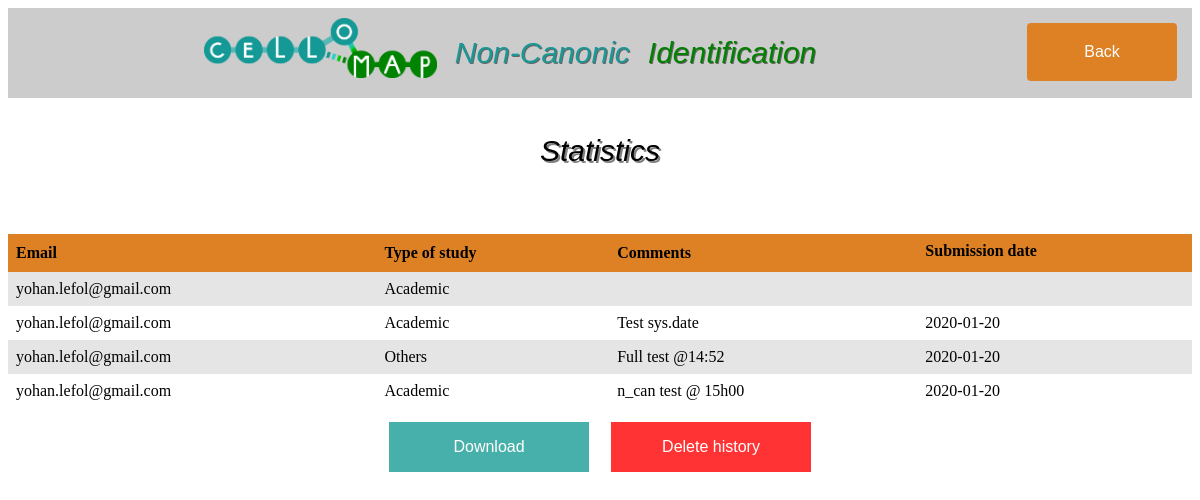
The app's page /inserm/stats.php (signed in) with its own data.
### tables this page shows
CREATE TABLE `questionnaire` (
  `Email` varchar(150) NOT NULL,
  `Type_of_Study` varchar(50) NOT NULL,
  `Comments` varchar(300) NOT NULL,
  `submit_date` date DEFAULT NULL
);

### inserm/stats.php (the view, shortened to what this page needs)
<!DOCTYPE html >
<html lang="fr">
<head>
<link rel="stylesheet" href="css/style_fac.css" />
</head>
<body>
<div class="header">
	<table align="center">
		<tr>
			<td><a href="http://www.cellomet.com"> <img style="width: 233px" src="images/logo_app.svg"></a></td>
			<td><label id="p02">Non-Canonic </label></td> <td><label id="p01"> Identification</label> </td>
		<form>
			<button title="Only for database administration" class="buttonBack" type="button" onclick=self.location="./menu.php"><span>Back</span></button>
		</form>
		</tr>
	</table>
</div>
<?php
	if(!empty($_SESSION['User']) && $_SESSION['User']=="Cellomet")
	{
		?>
		<p align="center">Statistics</p>
		<table class="res" id="stats">
		<tr style="background-color: #DE8125">
    		<th>Email</th>
    		<th>Type of study</th>
    		<th>Comments</th>
    		<th><SUB></SUB>Submission date</th>
		</tr>
		<?php
		require_once("connexion.php");
  		try
  		{
 			$maConnexion = new PDO($dns, $user, $mdp);
 			$reponse = $maConnexion->query('SELECT * FROM questionnaire ORDER BY submit_date');
 			while ($donnees = $reponse->fetch())
			{
				echo '<tr>';
				echo '<td>'; echo $donnees['Email']; echo '</td>';
				echo '<td>'; echo $donnees['Type_of_Study']; echo '</td>';
				echo '<td>'; echo $donnees['Comments']; echo '</td>';
				echo '<td>'; echo $donnees['submit_date']; echo '</td>';
				echo '</tr>';
			}
 		}
		catch (PDOException $e)
		{
	 		print "Erreur de connexion à la base de donnée : " .$e->getMessage();
	 	die();
		}
		?>
</table>
<table style='margin: auto'>
	<tr>
		<td><form><button class="ref" style="width: 200px" id="export" type="button" onclick="tableToExcel('stats', 'Tableau Excel')"><span>Download</span></button></form></td>
		<td>
			<form action=stats.php method=post>
				<button class="suppr" style="width: 200px"><span>Delete history</span></button>
			</form>
		</td>
	</tr>
</table>
<?php
	}
	else
	{
		echo "<p style='text-align:center'><a href=modif.php> You are not connected, please come back to login page ! </a></p>";
	}
?>
</body>
</html>

### inserm/css/style_fac.css (style rules this page uses)
p { font-family: glyphicons-halflings-regular, sans-serif; font-size : 30px; font-style: italic; text-shadow: 2px 2px rgba(0,0,0,0.5); }
label { font-family: glyphicons-halflings-regular, sans-serif; font-size : 18px; text-shadow: 1px 1px rgba(0,0,0,0.5); float: right; }
.header { height: 90px; top: 0px; background : rgba(0,0,0,0.2); margin: 0; padding: 0; }
#p01 { font-family: glyphicons-halflings-regular, sans-serif; font-size : 30px; font-style: italic; color : #008200; }
#p02 { font-family: glyphicons-halflings-regular, sans-serif; font-size : 30px; font-style: italic; color : #1B9895; }
.buttonBack { display: inline-block; border-radius: 4px; background-color: #DE8125; border: none; color: #FFFFFF; text-align: center; font-size: 16px; padding: 20px; width: 150px; transition: all 0.5s; cursor: pointer; margin: 15px; float: right; }
.buttonBack span { cursor: pointer; display: inline-block; position: relative; transition: 0.5s; }
.buttonBack span:after { content: '\00ab'; width: 20px; position: absolute; opacity: 0; top: 0; left: -5px; transition: 0.5s; }
button { cursor: pointer; }
.res { border-collapse: collapse; width: 100%; }
.res tr:nth-child(even) { background-color: rgba(0,0,0,0.1); }
.res th,td { padding: 8px; text-align: left; }
.suppr { background-color: rgba(255,0,0,0.8); border: none; color: white; padding: 16px 32px; text-align: center; text-decoration: none; display: inline-block; font-size: 16px; margin: 4px 2px; cursor: pointer; }
.ref { background-color: rgba(27,157,149,0.8); border: none; color: white; padding: 16px 32px; text-align: center; text-decoration: none; display: inline-block; font-size: 16px; margin: 4px 2px; cursor: pointer; }

### records on screen
questionnaire: Email "yohan.lefol@gmail.com", Type_of_Study "Academic"
questionnaire: Email "yohan.lefol@gmail.com", Type_of_Study "Academic", Comments "Test sys.date", submit_date "2020-01-20"
questionnaire: Email "yohan.lefol@gmail.com", Type_of_Study "Others", Comments "Full test @14:52", submit_date "2020-01-20"
questionnaire: Email "yohan.lefol@gmail.com", Type_of_Study "Academic", Comments "n_can test @ 15h00", submit_date "2020-01-20"
